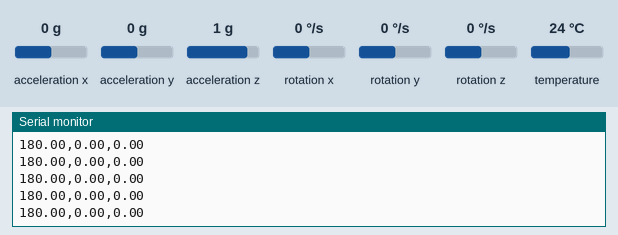
Recording of a sketch running on a simulated Arduino Uno, built with avr-gcc and run on an emulated ATmega328P. On the bench: the last lines printed to the serial monitor. The inputs (shaded band) are chosen by the test bench; at power-on: acceleration x 0 g, acceleration y 0 g, acceleration z 1 g, rotation x 0 °/s, rotation y 0 °/s, rotation z 0 °/s, temperature 24 °C.

Above: at 4.8 s.
4.9 s: acceleration x set to -1.4 g
At 5.6 s:
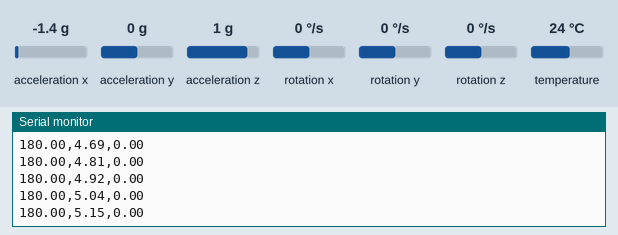
6.4 s: acceleration y set to 1.4 g
At 7.5 s:
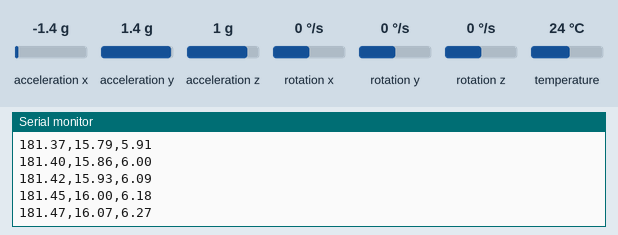
9.4 s: acceleration z set to -1.4 g
At 10.3 s:
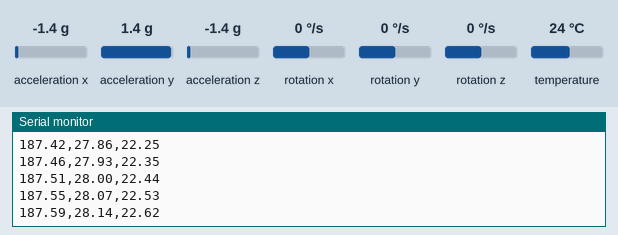
10.9 s: rotation x set to 192 °/s
At 11.8 s:
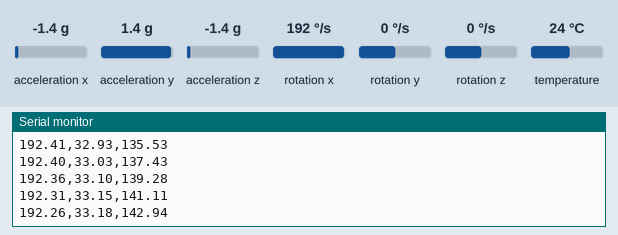
13.9 s: rotation y set to -192 °/s
At 14.8 s:
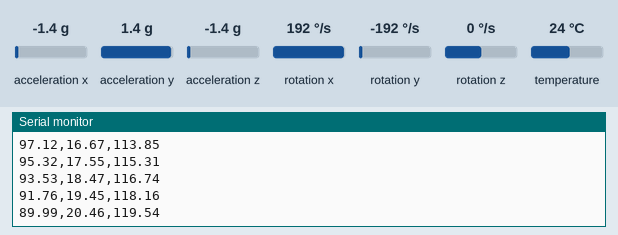
Timing chart, 0 to 16.4 s (numbered marks = the images above; inputs shaded):
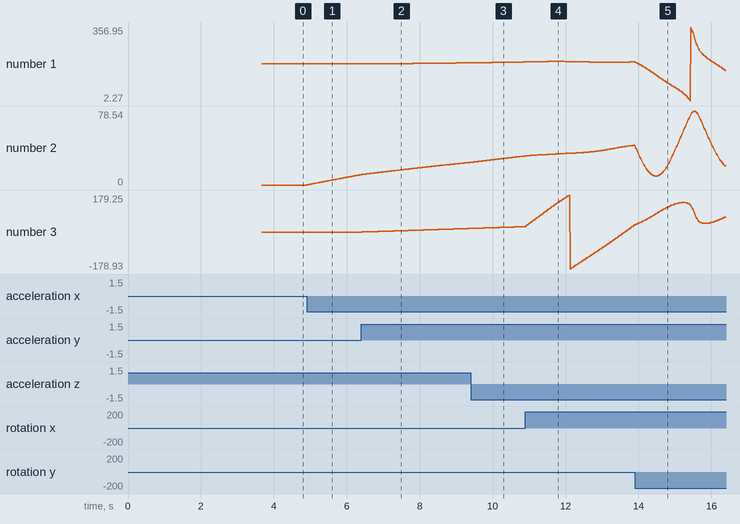

The sketch:

mpu_test_processing.ino
```cpp
#include <Wire.h>
#include <Adafruit_MPU6050.h>
#include <Adafruit_Sensor.h>
#include <MadgwickAHRS.h>

Adafruit_MPU6050 mpu;
Madgwick filter; // Create Madgwick filter object

// Raw sensor bias
float gyro_bias_x = 0, gyro_bias_y = 0, gyro_bias_z = 0;

unsigned long lastTime = 0;

void setup() {
  Serial.begin(115200);
  while (!Serial)
    delay(10);

  if (!mpu.begin()) {
    Serial.println("Failed to find MPU6050");
    while (1) {
      delay(10);
    }
  }

  mpu.setAccelerometerRange(MPU6050_RANGE_8_G);
  mpu.setGyroRange(MPU6050_RANGE_500_DEG);
  mpu.setFilterBandwidth(MPU6050_BAND_5_HZ);

  Serial.println("MPU6050 found!");

  // Calibrate gyro bias
  Serial.println("Calibrating gyro, keep still...");
  float sum_x = 0, sum_y = 0, sum_z = 0;
  const int samples = 500;
  for (int i = 0; i < samples; i++) {
    sensors_event_t a, g, temp;
    mpu.getEvent(&a, &g, &temp);
    sum_x += g.gyro.x;
    sum_y += g.gyro.y;
    sum_z += g.gyro.z;
    delay(5);
  }
  gyro_bias_x = sum_x / samples;
  gyro_bias_y = sum_y / samples;
  gyro_bias_z = sum_z / samples;
  Serial.println("Gyro calibration done!");

  // Init filter
  filter.begin(100); // expected sample rate in Hz
  lastTime = millis();
}

void loop() {
  sensors_event_t a, g, temp;
  mpu.getEvent(&a, &g, &temp);

  // Bias corrected gyro in rad/s
  float gx = g.gyro.x - gyro_bias_x;
  float gy = g.gyro.y - gyro_bias_y;
  float gz = g.gyro.z - gyro_bias_z;

  // Convert gyro to deg/s (Madgwick expects deg/s)
  gx *= 180.0 / PI;
  gy *= 180.0 / PI;
  gz *= 180.0 / PI;

  // Acceleration in m/s^2 -> convert to g (1g = 9.81 m/s^2)
  float ax = a.acceleration.x / 9.81;
  float ay = a.acceleration.y / 9.81;
  float az = a.acceleration.z / 9.81;

  // Compute dt
  unsigned long now = millis();
  float dt = (now - lastTime) / 1000.0;
  lastTime = now;

  // Update Madgwick filter
  filter.updateIMU(gx, gy, gz, ax, ay, az);

  // Get Euler angles in degrees
  float roll = filter.getRoll();
  float pitch = filter.getPitch();
  float yaw = filter.getYaw();

  // Send to Processing as CSV
  Serial.print(yaw);
  Serial.print(",");
  Serial.print(pitch);
  Serial.print(",");
  Serial.println(roll);

  delay(10); // ~100 Hz
}
```

mpu_crash_test.ino
```cpp

```

Measured:
- after the input at 4.9 s, the serial monitor: prints a new line at once (image 1)
- plotted number 2: 0 → 11.05 after the input at 4.9 s
